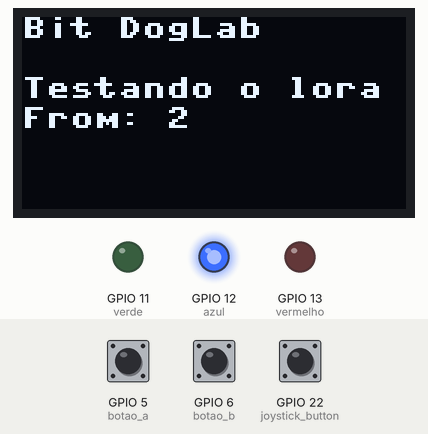
Bench run of a program on a simulated ESP32 board running MicroPython. Parts: 128×64 one-colour display, output pins drawn as LEDs (lit = HIGH). The test bench sets the inputs (shaded band); at power-on: GPIO 5 (botao_a) HIGH, GPIO 6 (botao_b) HIGH, GPIO 22 (joystick_button) HIGH. Random numbers come from a fixed seed; no radio messages arrive unless stated (any console line starting 'radio sent:' is added by the test bench); what the program prints to the serial console is not drawn.

Above: at 1.2 s.
1.3 s: GPIO 5 (botao_a) pulled LOW for 1 s
At 2.1 s:
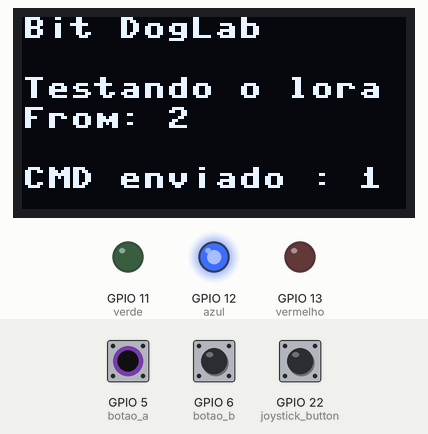
3.8 s: GPIO 6 (botao_b) pulled LOW for 0.15 s
At 3.93 s:
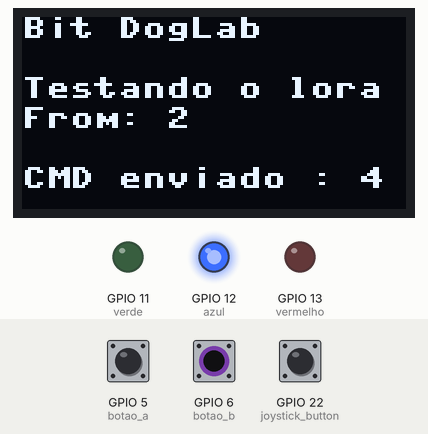
5.5 s: GPIO 22 (joystick_button) pulled LOW for 0.15 s
At 5.63 s:
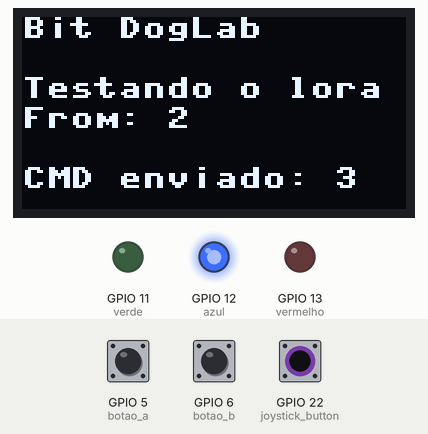
7.2 s: GPIO 22 (joystick_button) pulled LOW for 3.2 s
11.9 s: GPIO 5 (botao_a) pulled LOW for 3.2 s
At 13.4 s:
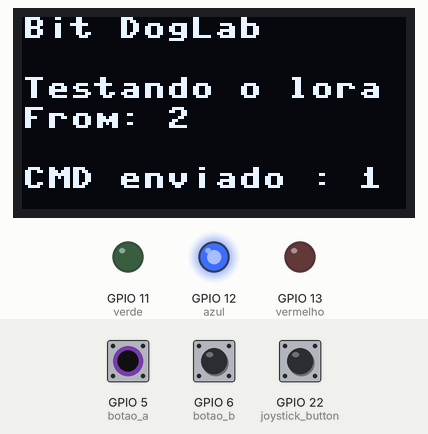
Timing chart, 0 to 14.9 s (numbered marks = the images above; inputs shaded):
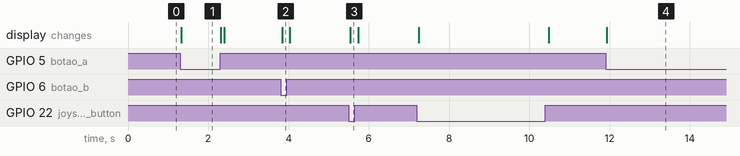

The program:

lora-client.py
```python
from machine import Pin
from time import sleep
from ulora import LoRa, ModemConfig, SPIConfig
from ssd1306 import SSD1306_I2C
from machine import Pin, SoftI2C

verde = Pin(11, Pin.OUT) # verde
azul = Pin(12, Pin.OUT) # azul
vermelho = Pin(13, Pin.OUT) #vermelho
led_teste = Pin(15, Pin.OUT) #vermelho
# Lora Parameters
RFM95_RST = 20
RFM95_SPIBUS = SPIConfig.rp2_0
RFM95_CS = 17
RFM95_INT = 8
RF95_FREQ = 868.0
RF95_POW = 10
CLIENT_ADDRESS = 1
SERVER_ADDRESS = 2
i2c = SoftI2C(scl=Pin(15), sda=Pin(14))
oled = SSD1306_I2C(128, 64, i2c)
# initialise radio
lora = LoRa(RFM95_SPIBUS, RFM95_INT, CLIENT_ADDRESS, RFM95_CS, reset_pin=RFM95_RST, freq=RF95_FREQ, tx_power=RF95_POW, acks=True)

azul.on()
x=0

botao_a = Pin(5, Pin.IN, Pin.PULL_UP)
botao_b = Pin(6,Pin.IN,Pin.PULL_UP)
joystick_button = Pin(22, Pin.IN, Pin.PULL_UP)

led_teste.off()
def msg(text=''):
    lora.send_to_wait(f"{text}", SERVER_ADDRESS)
# loop and send data
while True:
    oled.fill(0)  # Limpar oled
    oled.text(f"Bit DogLab", 0, 0, 1)
    oled.text(f"Testando o lora", 0, 20, 1)
    oled.text(f"From: {SERVER_ADDRESS}", 0, 30, 1)
    oled.show()

    if botao_a.value() == 0:

        oled.text(f"CMD enviado : 1", 0, 50, 1)
        oled.show()
        msg('1')

    if botao_b.value()==0:

        oled.text(f"CMD enviado : 4", 0, 50, 1)
        oled.show()
        msg('4')

    if joystick_button.value() == 0:

        oled.text(f"CMD enviado: 3", 0, 50, 1)
        oled.show()
        msg('3')
```

Measured:
- after the input at 1.3 s, the display: changes at once (image 1)
- after the input at 3.8 s, the display: changes at once (image 2)
- after the input at 5.5 s, the display: changes at once (image 3)
- after the input at 11.9 s, the display: changes at once (image 4)
